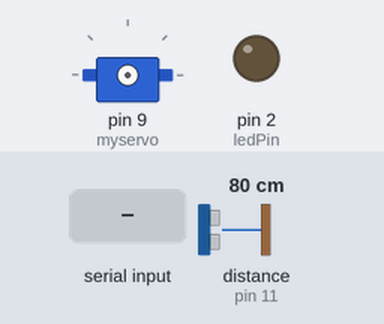
A sketch run on a simulated Arduino Uno, built with avr-gcc and run on an emulated ATmega328P. On the bench: servo, output pins drawn as LEDs (lit = HIGH). Inputs (shaded band) come from the test bench; at power-on: distance to the obstacle (sensor on pin 11) 80 cm. The echo pulse lasts 58.3 µs per cm; pins used as bus, display or sensor lines are not drawn; what the sketch prints to the serial monitor is not drawn.

Above: at 1.0 s.
1.1 s: "1\n" received over Serial
2.7 s: "0\n" received over Serial
Timing chart, 0 to 5.7 s (numbered marks = the images above; inputs shaded):
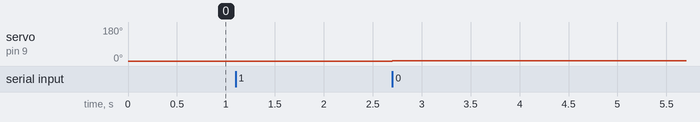

Measured:
- after the input at 2.7 s, servo on pin 9 (myservo): 0° → 1° at once

The sketch:

Arduino_Radar_Control.ino
```cpp
/*

*/
#include <Wire.h>

const int numReadings = 4;

int readings[numReadings];      // the readings from the analog input
int readIndex = 0;              // the index of the current reading
int total = 0;                  // the running total
int average = 0;                // the average
int reading = 0; //distance

#include <Servo.h>

boolean ledState = LOW;
int ledPin = 2;
Servo myservo;
int servopin = 9;

char recievedData;
String sentData;


int maxDataPoint = 90000;
float simulatedDistance = 5;
float simulatedAngleIncrement = 0.5;
float minAngle = 0.0;
float maxAngle = 180.;

float simulatedAngle = minAngle;
int dataPoint = 0;

long duration;
float distance;
int trigPin = 10;
int echoPin = 11;


void setup() {
  Wire.begin();                // join i2c bus (address optional for master)
  Serial.begin(9600); //start serial communication
  standby();
  pinMode(ledPin,OUTPUT);
  myservo.attach(9);
  pinMode(trigPin,OUTPUT);
  pinMode(echoPin,INPUT);

}

void loop() {
  if (Serial.read() > 0){ //see if processing sent data
    recievedData = Serial.read(); //store the data sent by processing
    createInputStream();
    myservo.write(simulatedAngle);
    //Serial.println(dataPoint);
    Serial.println(sentData);
    //delay(20);
    /* send a pulse and count the microseconds it takes to get back" */
    digitalWrite(trigPin,LOW);
    delayMicroseconds(2);
    digitalWrite(trigPin,HIGH);
    delayMicroseconds(10);
    digitalWrite(trigPin,LOW);

    duration = pulseIn(echoPin,HIGH);

    //calculate time based on the duration it took for sound to travel
    distance = duration*0.034/2; //0.034 cm/microsecond /2 for double distance


    //Serial.println(dataPoint);


  }
  //Stream.flush();
}


void standby(){
  while (Serial.available() <=0 ){

    Serial.println("Arduino Ready"); //send a specific message to indicate the arduino is ready
    delay(300); //more delay more stable

  }

}

void createInputStream(){ //create data in form "angle,distance/n"

  //for (int dataPoint = 0; dataPoint < maxDataPoint; dataPoint++){

  if (dataPoint < maxDataPoint){
    simulatedAngle = simulatedAngleIncrement + simulatedAngle;  //increment the angle

    if (simulatedAngle > maxAngle || simulatedAngle < minAngle){ //bounds of simulated data
      simulatedAngleIncrement = -simulatedAngleIncrement; //change the direction of the sweeper when it reaches the end
    }


    sentData = (String(simulatedAngle,3)+","+String(distance)+"\n");

  }

}
```
